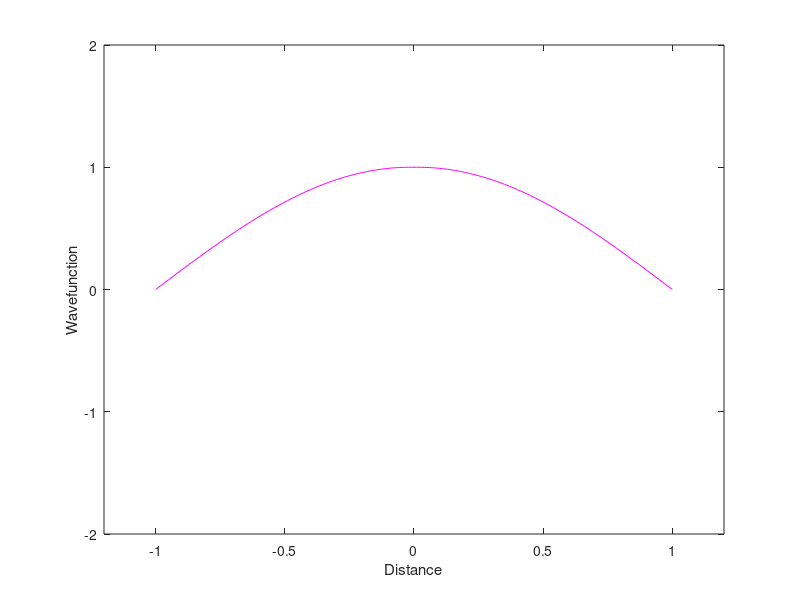

The MATLAB source for this figure:
%%Chapter 10.2: One Dimension - Shooting and Matching Methods
clear all;

prompt = {'Initial Energy Guess:','minimum dE:'};
dlg_title = 'Input';
num_lines = 1;
def = {'10','0.00001'};
input = inputdlg(prompt,dlg_title,num_lines,def)';

V_max = 1000;

N = 100; %number of the spatial grids
dx = 0.01; %size of the spatial grids
x = (dx:dx:N*dx);

%Initial guess for the increment dE
color = 'm';
E = str2double(input(1));
dE = 0.5*E;
min_dE = str2double(input(2));
%cutoff parameter
b = 1.5;
keep_going = true;

%Wave Amplitude
L = (0.5*length(x)*dx);
A = L^(-0.5);

%colors for graphing
c = ['r','g','b','y','m','k'];

%Generate the potential for the "infinite" potential well
V = zeros(1,length(x));
V(1) = V_max;
V(length(x)) = V_max;

%Settings for an even parity solution

last_diverge = 0;

%Find the solutions for even energy levels




while (abs(dE) > min_dE && keep_going);

%initial conditions    
Psi_x(1) = 1;
Psi_x(2) = 1;

%calculate the wave equation

    for j = 2:N-1
   
%     if(mod(n,2) == 0)    
%     k = ((n*pi)/L);
%     Psi_x(j) = A*sin(k*x(j));
%     end
%     if(mod(n,2) == 1)
%     k = (((2*n-1)*pi)/(2*L));
%     Psi_x(j) = A*cos(k*x(j));
%     end

    Psi_x(j+1) = 2*Psi_x(j) - Psi_x(j-1) - 2*(E-V(j))*(dx^2)*Psi_x(j);
    
        if(abs(Psi_x(j+1)) > b);
            %assume P_x is diverging
            j = (N);
        end
     
    end

    if(sign(Psi_x(end))~=sign(last_diverge));
    dE = -0.5*dE; 
    end
    E = E + dE;
    last_diverge = sign(Psi_x(end));
    disp(dE);
    
end

%now we need to mirror the shooting solution for the wave to the other side
%as well
Psi_x_right = Psi_x;
for i = 1:length(Psi_x)
    x_left(i) = -(x(end+1-i));
    Psi_x_left(i) = Psi_x_right(end+1-i);
end
%Then we put it into a single array
Psi_x_total = [Psi_x_left, Psi_x_right];
x_total = [x_left, x];


plot(x_total,Psi_x_total,color);
hold on;
xlabel('Distance')
ylabel('Wavefunction')
axis([-(0.2*N*dx+N*dx) (0.2*N*dx+N*dx) -2 2]);
disp(E);


